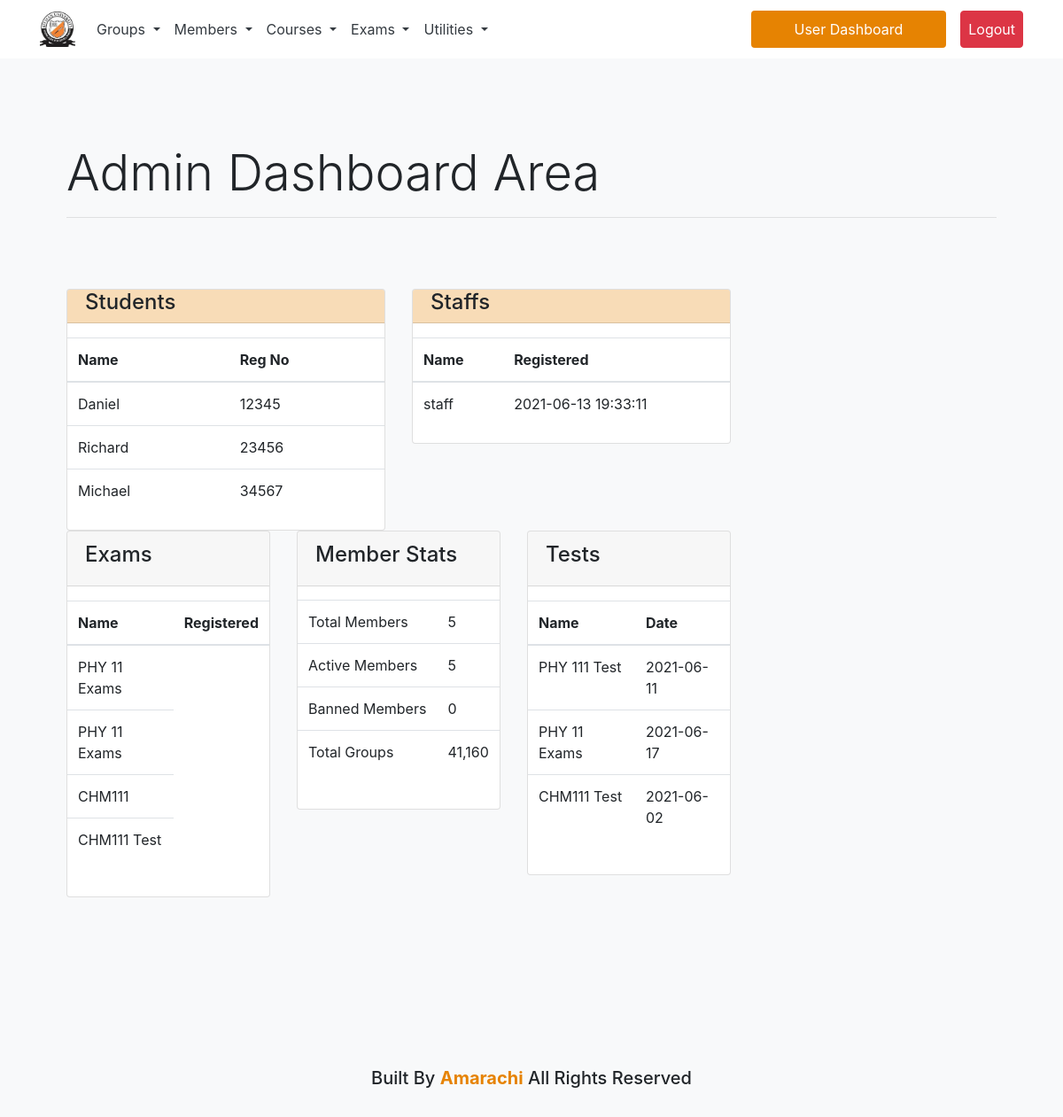
The page /admins (signed in) on the database as committed earlier.
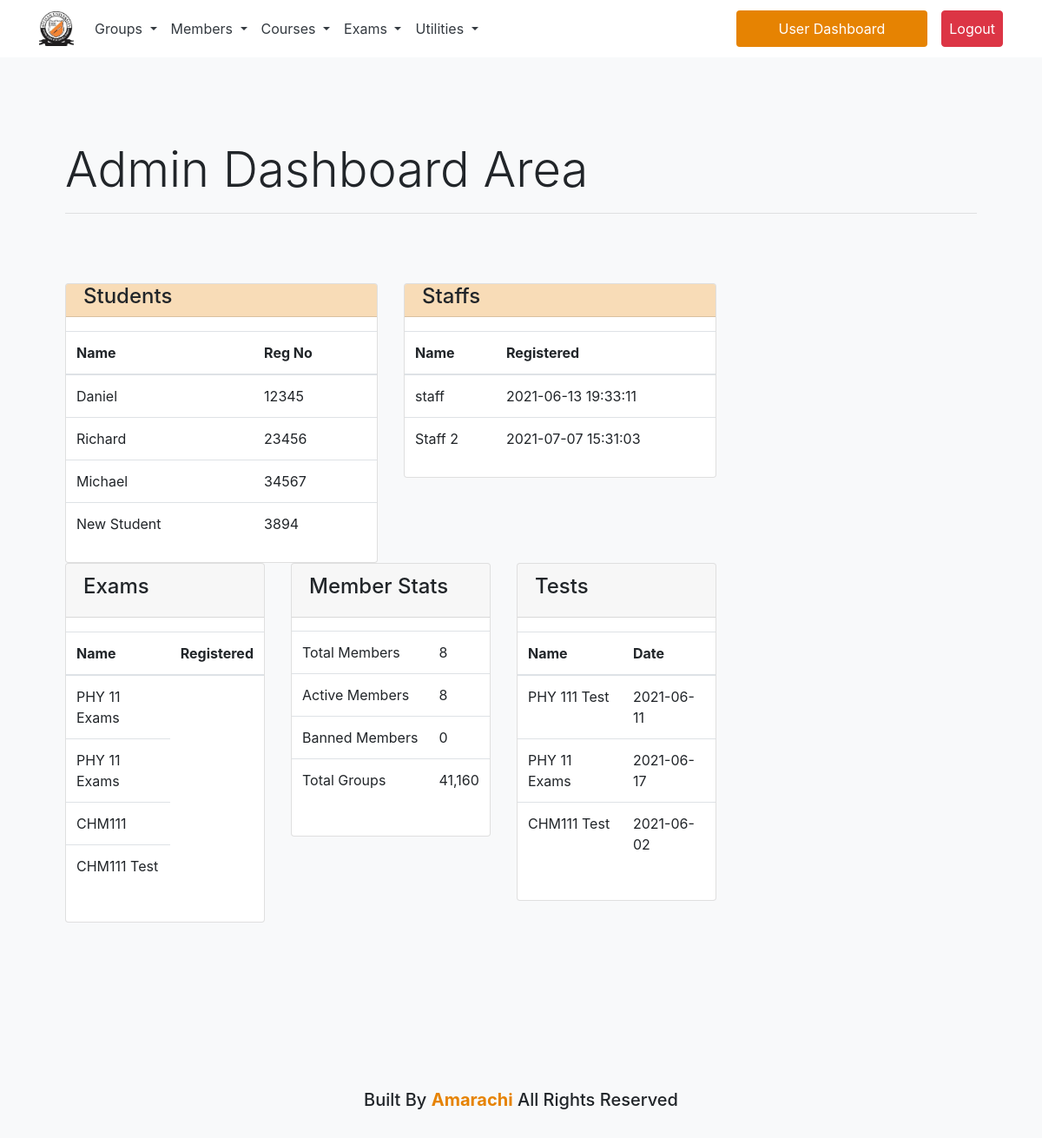
The same page on the database as committed later.
### tables this page shows
CREATE TABLE `students_profile` (
  `id` int(30) NOT NULL,
  `user_id` int(30) NOT NULL,
  `reg_no` varchar(30) NOT NULL,
  `faculty_id` varchar(30) NOT NULL,
  `department_id` varchar(30) NOT NULL,
  `level` varchar(4) DEFAULT NULL,
  `paid_fees` varchar(30) NOT NULL DEFAULT 'true',
  `paid_hostel_fees` varchar(30) NOT NULL DEFAULT 'false',
  `gpa` varchar(30) NOT NULL,
  `created_at` timestamp NULL DEFAULT CURRENT_TIMESTAMP,
  `updated_at` timestamp NOT NULL DEFAULT CURRENT_TIMESTAMP ON UPDATE CURRENT_TIMESTAMP
);

CREATE TABLE `students` (
  `id` int(30) NOT NULL,
  `user_id` int(30) NOT NULL,
  `regNo` varchar(30) NOT NULL,
  `name` varchar(100) NOT NULL,
  `created_at` timestamp NOT NULL DEFAULT CURRENT_TIMESTAMP,
  `updated_at` timestamp NOT NULL DEFAULT CURRENT_TIMESTAMP ON UPDATE CURRENT_TIMESTAMP
);

CREATE TABLE `staffs` (
  `id` int(11) NOT NULL,
  `user_id` int(30) NOT NULL,
  `department_id` int(30) NOT NULL,
  `course_id` int(30) DEFAULT NULL,
  `created_at` timestamp NOT NULL DEFAULT CURRENT_TIMESTAMP,
  `updated_at` timestamp NOT NULL DEFAULT CURRENT_TIMESTAMP ON UPDATE CURRENT_TIMESTAMP
);

CREATE TABLE `users` (
  `id` int(30) NOT NULL,
  `memberId` varchar(30) DEFAULT 'student',
  `password` varchar(350) NOT NULL,
  `username` varchar(40) DEFAULT NULL,
  `email` varchar(100) NOT NULL,
  `groupId` varchar(10) DEFAULT NULL,
  `isBanned` varchar(10) NOT NULL DEFAULT '0',
  `isApproved` varchar(10) NOT NULL DEFAULT '1',
  `created_at` timestamp NOT NULL DEFAULT CURRENT_TIMESTAMP,
  `updated_at` timestamp NOT NULL DEFAULT CURRENT_TIMESTAMP ON UPDATE CURRENT_TIMESTAMP
);

CREATE TABLE `exams` (
  `id` int(30) NOT NULL,
  `name` varchar(30) NOT NULL,
  `description` varchar(300) DEFAULT NULL,
  `course_id` varchar(30) NOT NULL,
  `department_id` varchar(30) NOT NULL,
  `date` date DEFAULT NULL,
  `time` time(6) DEFAULT NULL,
  `created_at` timestamp NOT NULL DEFAULT CURRENT_TIMESTAMP,
  `updated_at` timestamp NOT NULL DEFAULT CURRENT_TIMESTAMP ON UPDATE CURRENT_TIMESTAMP
);

CREATE TABLE `tests` (
  `id` int(30) NOT NULL,
  `name` varchar(30) NOT NULL,
  `description` varchar(100) NOT NULL,
  `course_id` int(30) NOT NULL,
  `department_id` varchar(30) NOT NULL,
  `date` date NOT NULL,
  `time` time(6) DEFAULT NULL,
  `created_at` timestamp NOT NULL DEFAULT CURRENT_TIMESTAMP,
  `updated_at` timestamp NOT NULL DEFAULT CURRENT_TIMESTAMP ON UPDATE CURRENT_TIMESTAMP
);

### app/controllers/Admins.php (called while the page is built, shortened)
<?php
class Admins extends Controller
{
    public function __construct()
    {
        $this->userModel = $this->model('User');
        $this->studentModel = $this->model('Student');
        $this->staffModel = $this->model('Staff');
        $this->examModel = $this->model('Exam');
        $this->testModel = $this->model('Test');
    }
    public function Index()
    {
        $data = [];
        $students = $this->getStudents();
        $data['students'] = $students;
        $data['staff'] = $this->getStaffs();
        $data['stats'] = $this->stats();
        $data['exams'] = $this->getExams();
        $data['tests'] = $this->getTests();
        $this->view('admin/index', $data);
    }
    private function getStudents($limit = 10)
    {
        $data = $this->studentModel->getAllStudents();
        return $data;
    }
    private function getStaffs()
    {
        $data = $this->staffModel->getAllStaff();
        return $data;
    }
    private function stats()
    {
        $data = [];
        $data['allUsers'] = $this->userModel->getUsers(true);
        $data['activeUsers'] = $this->userModel->getActiveUsers(true);
        $data['bannedUsers'] = $this->userModel->getBannedUsers(true);
        return $data;
    }
    private function getExams()
    {
        $data = $this->examModel->getExams();
        return $data;
    }
    private function getTests()
    {
        $data = $this->testModel->getTests();
        return $data;
    }
}

### app/libraries/Core.php (called while the page is built, shortened)
<?php
class Core
{
    protected $currentMethod = 'index';
    public function __construct()
    {
        $url = $this->geturl();
        if (file_exists('../app/controllers/' . ucwords($url[0]) . '.php')) {
            unset($url[0]);
        }
        $this->currentController = new $this->currentController;
        $this->params=$url ? array_values($url):[];
         call_user_func_array([$this->currentController,
         $this->currentMethod], $this->params);
    }
    public function geturl()
    {
        if (isset($_GET['url'])) {
            $url = rtrim($_GET['url'], '/');
            $url = filter_var($url, FILTER_SANITIZE_URL);
            $url = explode('/', $url);
            return $url;
        }
    }
}

### public/index.php (called while the page is built, shortened)
<?php
$init  = new Core;
?>

### app/libraries/Database.php (called while the page is built, shortened)
<?php
class Database
{
    private $host = DB_HOST;
    private $user = DB_USER;
    private $pass = DB_PASS;
    private $dbname = DB_NAME;
    private $dbh;
    private $stmt;
    public function __construct()
    {
        $dsn = 'mysql:host=' . $this->host . ';dbname=' . $this->dbname;
        $options = array(
            PDO::ATTR_PERSISTENT => true,
            PDO::ATTR_ERRMODE => PDO::ERRMODE_EXCEPTION
        );
        try {
            $this->dbh = new PDO($dsn, $this->user, $this->pass, $options);
        } catch (PDOException $e) {
            $this->error = $e->getMessage();
            echo $this->error;
        }
    }
    public function query($sql)
    {
        $this->stmt = $this->dbh->prepare($sql);
    }
    public function bind($param, $value, $type = null)
    {
        if (is_null($type)) {
            switch (true) {
                case is_int($value):
                    $type = PDO::PARAM_INT;
                    break;
            }
        }
        $this->stmt->bindValue($param, $value, $type);
    }
    public function execute()
    {
        return $this->stmt->execute();
    }
    public function resultSet()
    {
        $this->execute();
        return $this->stmt->fetchAll(PDO::FETCH_OBJ);
    }
}

### app/models/Student.php (called while the page is built, shortened)
<?php
class Student
{
    private $db;
    public function __construct()
    {
        $this->db = new Database;
    }
    public function getAllStudents($limit = null)
    {
        if (is_null($limit)) {
            $this->db->query('SELECT students.user_id, students.name, students.regNo AS reg_no, students_profile.faculty_id, students_profile.department_id, departments.name AS department
            FROM students_profile
            INNER JOIN students
            ON students_profile.user_id=students.user_id
            INNER JOIN departments
            ON departments.id=students_profile.department_id
            ');
            return $this->db->resultSet();
        } else {
        }
    }
}

### app/models/Staff.php (called while the page is built, shortened)
<?php
class Staff
{
    private $db;
    public function __construct()
    {
        $this->db = new Database;
    }
    public function getAllStaff($limit = null)
    {
        if (is_null($limit)) {
            $this->db->query('SELECT staffs.user_id, users.username, users.created_at FROM staffs
                              INNER JOIN users
                              ON users.id=staffs.user_id');
            return $this->db->resultSet();
        } else {
        }
    }
}

### app/models/Exam.php (called while the page is built, shortened)
<?php
class Exam
{
    private $db;
    public function __construct()
    {
        $this->db = new Database;
    }
    public function getExams()
    {
        $this->db->query('SELECT * FROM exams');
        return $this->db->resultSet();
    }
}

### app/models/Test.php (called while the page is built, shortened)
<?php
class Test
{
    private $db;
    public function __construct()
    {
        $this->db = new Database;
    }
    public function getTests()
    {
        $this->db->query('SELECT * FROM tests');
        return $this->db->resultSet();
    }
}

### app/views/admin/index.php (the view, shortened to what the rows shown need)
<?php require APPROOT . '/views/admin/inc/header.php'; ?>
<div class="container ">
    <div class="col-md-12">
        <div class="header-side pt-5 mt-5">
            <h1 class="display-4">Admin Dashboard Area</h1>
        </div>
        <section class="row">
            <div class="row pt-5 mt-3 pb-5 mb-5 col-md-9">
                <div class="col-md-6 ">
                    <div class="card ">
                        <div class="card-body p-0">
                            <div class="pt-0 pb-1">
                                <table class="table col-12">
                                    <thead>
                                        <tr>
                                            <th> Name </th>
                                            <th> Reg No </th>
                                        </tr>
                                    </thead>
                                    <tbody id="order">
                                        <?php foreach ($data['students'] as $student) : ?>
                                            <tr>
                                                <td><?= $student->name; ?></td>
                                                <td> <?= $student->reg_no; ?></td>
                                            </tr>
                                        <?php endforeach; ?>
                                    </tbody>
                                </table>
                            </div>
                        </div>
                    </div>
                </div>
                <div class="col-md-6 mb-4">
                    <div class="card">
                        <div class="card-body p-0">
                            <div class="pt-0 pb-1">
                                <table class="table col-12 pt-0">
                                    <thead>
                                        <tr>
                                            <th> Name </th>
                                            <th> Registered </th>
                                        </tr>
                                    </thead>
                                    <tbody id="order">
                                        <?php foreach ($data['staff'] as $staff) : ?>
                                            <tr>
                                                <td><?= $staff->username; ?></td>
                                                <td> <?= $staff->created_at; ?></td>
                                            </tr>
                                        <?php endforeach; ?>
                                    </tbody>
                                </table>
                            </div>
                        </div>
                    </div>
                </div>
                <div class="col-md-4 mb-4">
                    <div class="card">
                        <div class="card-body p-0">
                            <div class="pt-0 pb-4">
                                <table class="table col-12">
                                    <thead>
                                        <tr>
                                            <th> Name </th>
                                            <th> Registered </th>
                                        </tr>
                                    </thead>
                                    <tbody id="order">
                                        <?php foreach ($data['exams'] as $exam) : ?>
                                            <tr>
                                                <td><?= $exam->name; ?></td>
                                            </tr>
                                        <?php endforeach; ?>
                                    </tbody>
                                </table>
                            </div>
                        </div>
                    </div>
                </div>
                <div class="col-md-4 mb-4">
                    <div class="card">
                        <div class="card-body p-0">
                            <div class="pt-0 pb-4">
                                <table class="table col-12">
                                    <thead>
                                        <tr>
                                            <th> Name </th>
                                            <th> Date </th>
                                        </tr>
                                    </thead>
                                    <tbody id="order">
                                    <?php foreach ($data['tests'] as $test) : ?>
                                            <tr>
                                                <td><?= $test->name; ?></td>
                                                <td> <?= $test->date; ?></td>
                                            </tr>
                                        <?php endforeach; ?>
                                    </tbody>
                                </table>
                            </div>
                        </div>
                    </div>
                </div>
            </div>
        </section>
    </div>
</div>
<?php require APPROOT . '/views/admin/inc/footer.php'; ?>

Rows that differ between the two databases and show on the page:
added students_profile: students.name "New Student", students.regNo "3894"
added staffs: user.username "Staff 2", user.created_at "2021-07-07 15:31:03"
Other text that changed with them:
$data['stats']['allUsers'][0]->count: "5" → "8"
$data['stats']['activeUsers'][0]->count: "5" → "8"
